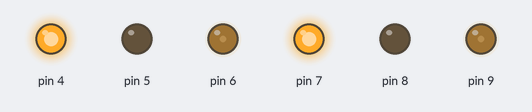
Bench run of a sketch on a simulated Arduino Uno, built with avr-gcc and run on an emulated ATmega328P. Parts: output pins drawn as LEDs (lit = HIGH).

Above: at 0.05 s.
At 5.45 s:
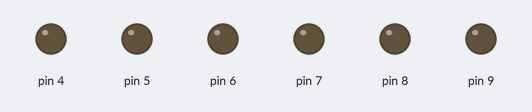
Timing chart, 0 to 7.2 s (numbered marks = the images above):
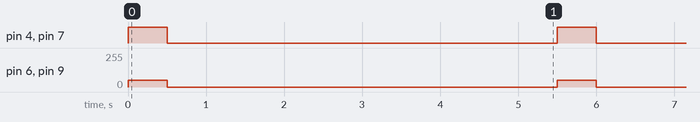

Measured:
- by itself, pin 4, pin 7: alternates HIGH for 0.50 s and LOW for 5.0 s
- by itself, pin 6, pin 9: alternates 50/255 for 0.50 s and 0/255 for 5.0 s

The sketch:

motorTest.ino
```cpp
/***************
*  Motor Test
*
*  Sharang Phadke
*  Sameer Chauhan
***************/

#include "Motor.h"

void slowToStop(Motor right, Motor left, int time){
  int i;
  float rightDecrement = ((float)right.power)/time;
  float leftDecrement = ((float)left.power)/time;
  float rightPowerFloat = right.power;
  float leftPowerFloat = left.power;

  for(i = 0; i < time; i++){
    rightPowerFloat -= rightDecrement;
    leftPowerFloat -= leftDecrement;
    right.power = (int)rightPowerFloat;
    left.power = (int)leftPowerFloat;

    analogWrite(right.enablePin, right.power);
    analogWrite(left.enablePin, left.power);
    delay(1);
  }
}

void timedMove(Motor right, Motor left, int time){
  analogWrite(right.enablePin, right.power);
  analogWrite(left.enablePin, left.power);
  delay(time-1000);
  slowToStop(right, left, 1000);
  digitalWrite(right.enablePin, LOW);
  digitalWrite(left.enablePin, LOW);
}


Motor rightMotor(7, 8, 9);
Motor leftMotor(4, 5, 6);


void setup(){
  rightMotor.setState(0, 0);
  leftMotor.setState(0, 0);
}


void loop(){
//  rightMotor.setState(1, 150);
//  leftMotor.setState(1, 200);
//  timedMove(rightMotor, leftMotor, 2000);
  rightMotor.setState(1, 50);
  leftMotor.setState(1, 50);
//  timedMove(rightMotor, leftMotor, 3000);
  delay(500);
  rightMotor.setState(0,0);
  leftMotor.setState(0,0);
  delay(5000);
}
```

Motor.cpp
```cpp
/***************
* Motor Class Implementation
*
* Sharang Phadke
* Sameer Chauhan
***************/

#ifndef MOTOR_CPP
#define MOTOR_CPP

#include "Motor.h"


Motor::Motor(int pin1, int pin2, int enablePin){
  this->enablePin = enablePin;
  this->pin1 = pin1;
  this->pin2 = pin2;
  this->power = 0;

  pinMode(enablePin, OUTPUT);
  pinMode(pin1, OUTPUT);
  pinMode(pin2, OUTPUT);

  digitalWrite(enablePin, LOW);
  digitalWrite(pin1, LOW);
  digitalWrite(pin2, LOW);
}

void Motor::setState(int state, int power){
  this->power = power;
  switch (state){
    case 0:  //lock
      digitalWrite(this->pin1, LOW);
      digitalWrite(this->pin2, LOW);
      break;
    case 1:  //forward
      digitalWrite(this->pin1, HIGH);
      digitalWrite(this->pin2, LOW);
      break;
    case 2:  //backward
      digitalWrite(this->pin1, LOW);
      digitalWrite(this->pin2, HIGH);
      break;
  }

  analogWrite(this->enablePin, this->power);
}

#endif
```

Motor.h
```cpp
/***************
* Motor Class Declaration
*
* Sharang Phadke
* Sameer Chauhan
***************/

#ifndef MOTOR_H
#define MOTOR_H

#include "Arduino.h"


class Motor {

public:

  Motor(int pin1, int pin2,int enablePin);
  void setState(int state, int power);

  int enablePin;
  int pin1;
  int pin2;
  int power;
};

#endif
```
